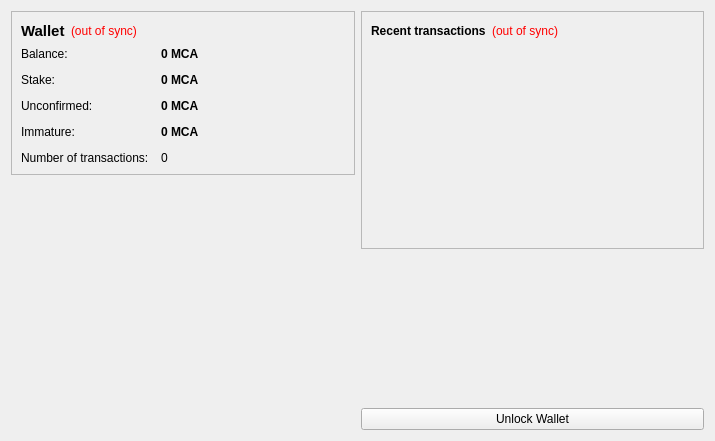
<?xml version="1.0" encoding="UTF-8"?>
<ui version="4.0">
 <class>OverviewPage</class>
 <widget class="QWidget" name="OverviewPage">
  <property name="geometry">
   <rect>
    <x>0</x>
    <y>0</y>
    <width>715</width>
    <height>441</height>
   </rect>
  </property>
  <property name="windowTitle">
   <string>Form</string>
  </property>
  <layout class="QHBoxLayout" name="horizontalLayout" stretch="1,1">
   <item>
    <layout class="QVBoxLayout" name="verticalLayout_2">
     <item>
      <widget class="QFrame" name="frame">
       <property name="frameShape">
        <enum>QFrame::StyledPanel</enum>
       </property>
       <property name="frameShadow">
        <enum>QFrame::Raised</enum>
       </property>
       <layout class="QVBoxLayout" name="verticalLayout_4">
        <item>
         <layout class="QHBoxLayout" name="horizontalLayout_4">
          <item>
           <widget class="QLabel" name="label_5">
            <property name="font">
             <font>
              <pointsize>11</pointsize>
              <weight>75</weight>
              <bold>true</bold>
             </font>
            </property>
            <property name="text">
             <string>Wallet</string>
            </property>
           </widget>
          </item>
          <item>
           <widget class="QLabel" name="labelWalletStatus">
            <property name="toolTip">
             <string>The displayed information may be out of date. Your wallet automatically synchronizes with the MeccaCoin network after a connection is established, but this process has not completed yet.</string>
            </property>
            <property name="styleSheet">
             <string notr="true">QLabel { color: red; }</string>
            </property>
            <property name="text">
             <string notr="true">(out of sync)</string>
            </property>
            <property name="alignment">
             <set>Qt::AlignLeading|Qt::AlignLeft|Qt::AlignVCenter</set>
            </property>
           </widget>
          </item>
          <item>
           <spacer name="horizontalSpacer_2">
            <property name="orientation">
             <enum>Qt::Horizontal</enum>
            </property>
            <property name="sizeHint" stdset="0">
             <size>
              <width>40</width>
              <height>20</height>
             </size>
            </property>
           </spacer>
          </item>
         </layout>
        </item>
        <item>
         <layout class="QFormLayout" name="formLayout_2">
          <property name="fieldGrowthPolicy">
           <enum>QFormLayout::AllNonFixedFieldsGrow</enum>
          </property>
          <property name="horizontalSpacing">
           <number>12</number>
          </property>
          <property name="verticalSpacing">
           <number>12</number>
          </property>
          <item row="0" column="0">
           <widget class="QLabel" name="label">
            <property name="text">
             <string>Balance:</string>
            </property>
           </widget>
          </item>
          <item row="0" column="1">
           <widget class="QLabel" name="labelBalance">
            <property name="font">
             <font>
              <weight>75</weight>
              <bold>true</bold>
             </font>
            </property>
            <property name="cursor">
             <cursorShape>IBeamCursor</cursorShape>
            </property>
            <property name="toolTip">
             <string>Your current balance</string>
            </property>
            <property name="text">
             <string notr="true">0 MCA</string>
            </property>
            <property name="textInteractionFlags">
             <set>Qt::LinksAccessibleByMouse|Qt::TextSelectableByKeyboard|Qt::TextSelectableByMouse</set>
            </property>
           </widget>
          </item>
          <item row="1" column="0">
           <widget class="QLabel" name="label_6">
            <property name="text">
             <string>Stake:</string>
            </property>
           </widget>
          </item>
          <item row="1" column="1">
           <widget class="QLabel" name="labelStake">
            <property name="font">
             <font>
              <weight>75</weight>
              <bold>true</bold>
             </font>
            </property>
            <property name="cursor">
             <cursorShape>IBeamCursor</cursorShape>
            </property>
            <property name="toolTip">
             <string>Total of coins that was staked, and do not yet count toward the current balance</string>
            </property>
            <property name="text">
             <string notr="true">0 MCA</string>
            </property>
            <property name="textInteractionFlags">
             <set>Qt::LinksAccessibleByMouse|Qt::TextSelectableByKeyboard|Qt::TextSelectableByMouse</set>
            </property>
           </widget>
          </item>
          <item row="2" column="0">
           <widget class="QLabel" name="label_3">
            <property name="text">
             <string>Unconfirmed:</string>
            </property>
           </widget>
          </item>
          <item row="2" column="1">
           <widget class="QLabel" name="labelUnconfirmed">
            <property name="font">
             <font>
              <weight>75</weight>
              <bold>true</bold>
             </font>
            </property>
            <property name="cursor">
             <cursorShape>IBeamCursor</cursorShape>
            </property>
            <property name="toolTip">
             <string>Total of transactions that have yet to be confirmed, and do not yet count toward the current balance</string>
            </property>
            <property name="text">
             <string notr="true">0 MCA</string>
            </property>
            <property name="textInteractionFlags">
             <set>Qt::LinksAccessibleByMouse|Qt::TextSelectableByKeyboard|Qt::TextSelectableByMouse</set>
            </property>
           </widget>
          </item>
          <item row="3" column="0">
           <widget class="QLabel" name="labelImmatureText">
            <property name="text">
             <string>Immature:</string>
            </property>
           </widget>
          </item>
          <item row="3" column="1">
           <widget class="QLabel" name="labelImmature">
            <property name="font">
             <font>
              <weight>75</weight>
              <bold>true</bold>
             </font>
            </property>
            <property name="toolTip">
             <string>Mined balance that has not yet matured</string>
            </property>
            <property name="text">
             <string notr="true">0 MCA</string>
            </property>
            <property name="textInteractionFlags">
             <set>Qt::LinksAccessibleByMouse|Qt::TextSelectableByKeyboard|Qt::TextSelectableByMouse</set>
            </property>
           </widget>
          </item>
          <item row="4" column="0">
           <widget class="QLabel" name="label_2">
            <property name="text">
             <string>Number of transactions:</string>
            </property>
           </widget>
          </item>
          <item row="4" column="1">
           <widget class="QLabel" name="labelNumTransactions">
            <property name="toolTip">
             <string>Total number of transactions in wallet</string>
            </property>
            <property name="text">
             <string notr="true">0</string>
            </property>
           </widget>
          </item>
         </layout>
        </item>
       </layout>
      </widget>
     </item>
     <item>
      <spacer name="verticalSpacer">
       <property name="orientation">
        <enum>Qt::Vertical</enum>
       </property>
       <property name="sizeHint" stdset="0">
        <size>
         <width>20</width>
         <height>40</height>
        </size>
       </property>
      </spacer>
     </item>
     <item>
      <widget class="QLabel" name="label_6">
       <property name="text">
        <string/>
       </property>
       <property name="pixmap">
        <pixmap resource="../bitcoin.qrc">:/images/backg</pixmap>
       </property>
       <property name="scaledContents">
        <bool>false</bool>
       </property>
       <property name="alignment">
        <set>Qt::AlignCenter</set>
       </property>
       <property name="margin">
        <number>-2</number>
       </property>
      </widget>
     </item>
    </layout>
   </item>
   <item>
    <layout class="QVBoxLayout" name="verticalLayout_3">
     <item>
      <widget class="QFrame" name="frame_2">
       <property name="frameShape">
        <enum>QFrame::StyledPanel</enum>
       </property>
       <property name="frameShadow">
        <enum>QFrame::Raised</enum>
       </property>
       <layout class="QVBoxLayout" name="verticalLayout">
        <item>
         <layout class="QHBoxLayout" name="horizontalLayout_2">
          <item>
           <widget class="QLabel" name="label_4">
            <property name="text">
             <string>&lt;b&gt;Recent transactions&lt;/b&gt;</string>
            </property>
           </widget>
          </item>
          <item>
           <widget class="QLabel" name="labelTransactionsStatus">
            <property name="toolTip">
             <string>The displayed information may be out of date. Your wallet automatically synchronizes with the MeccaCoin network after a connection is established, but this process has not completed yet.</string>
            </property>
            <property name="styleSheet">
             <string notr="true">QLabel { color: red; }</string>
            </property>
            <property name="text">
             <string notr="true">(out of sync)</string>
            </property>
            <property name="alignment">
             <set>Qt::AlignRight|Qt::AlignTrailing|Qt::AlignVCenter</set>
            </property>
           </widget>
          </item>
          <item>
           <spacer name="horizontalSpacer">
            <property name="orientation">
             <enum>Qt::Horizontal</enum>
            </property>
            <property name="sizeHint" stdset="0">
             <size>
              <width>40</width>
              <height>20</height>
             </size>
            </property>
           </spacer>
          </item>
         </layout>
        </item>
        <item>
         <widget class="QListView" name="listTransactions">
          <property name="styleSheet">
           <string notr="true">QListView { background: transparent; }</string>
          </property>
          <property name="frameShape">
           <enum>QFrame::NoFrame</enum>
          </property>
          <property name="verticalScrollBarPolicy">
           <enum>Qt::ScrollBarAlwaysOff</enum>
          </property>
          <property name="horizontalScrollBarPolicy">
           <enum>Qt::ScrollBarAlwaysOff</enum>
          </property>
          <property name="selectionMode">
           <enum>QAbstractItemView::NoSelection</enum>
          </property>
         </widget>
        </item>
       </layout>
      </widget>
     </item>
     <item>
      <spacer name="verticalSpacer_2">
       <property name="orientation">
        <enum>Qt::Vertical</enum>
       </property>
       <property name="sizeHint" stdset="0">
        <size>
         <width>20</width>
         <height>40</height>
        </size>
       </property>
      </spacer>
     </item>
     <item>
      <widget class="QPushButton" name="unlockWalletButton">
       <property name="text">
        <string>Unlock Wallet</string>
       </property>
      </widget>
     </item>
    </layout>
   </item>
  </layout>
 </widget>
 <resources>
  <include location="../bitcoin.qrc"/>
 </resources>
 <connections/>
</ui>
